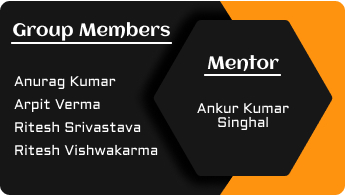
#> input picture 1.jpg, 345 x 196 px, found by its file name
$ python image_processing.py
#> lines starting #> are read from the running program, lines starting #| are printed output that depends on the picture; after the words box and inside, x2 and y2 are one past the last pixel; in counts of white or black regions, pixels touching at a corner belong together
import numpy as np
import cv2
minValue = 70
def func(path):
    frame = cv2.imread(path)
#> frame is the input picture: shape (196, 345, 3); mean B, G, R 35.2, 54.5, 70.1

    gray = cv2.cvtColor(frame, cv2.COLOR_BGR2GRAY)
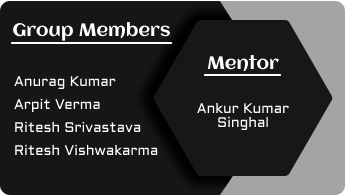
#> gray: shape (196, 345); min 0, max 255, mean 57
    blur = cv2.GaussianBlur(gray,(5,5),2)
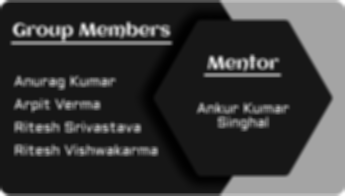
#> blur: shape (196, 345); min 0, max 255, mean 56.3

    th3 = cv2.adaptiveThreshold(blur,255,cv2.ADAPTIVE_THRESH_GAUSSIAN_C,cv2.THRESH_BINARY,11,2.2)
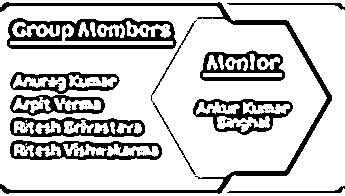
#> th3: shape (196, 345); 79.5% white; 44 black regions (30 under 20 px), largest, box (x1, y1, x2, y2) and area: (0, 2, 332, 194) 3050, (7, 18, 177, 49) 2651, (10, 140, 162, 160) 1434
    ret, res = cv2.threshold(th3, minValue, 255, cv2.THRESH_BINARY_INV)
#> ret = 70

    cv2.imshow("test", res)
    cv2.waitKey(2000)

path="E:\\PyAndML\\Project\\Major_Project\\roughwork\\1.jpg"
func(path)
